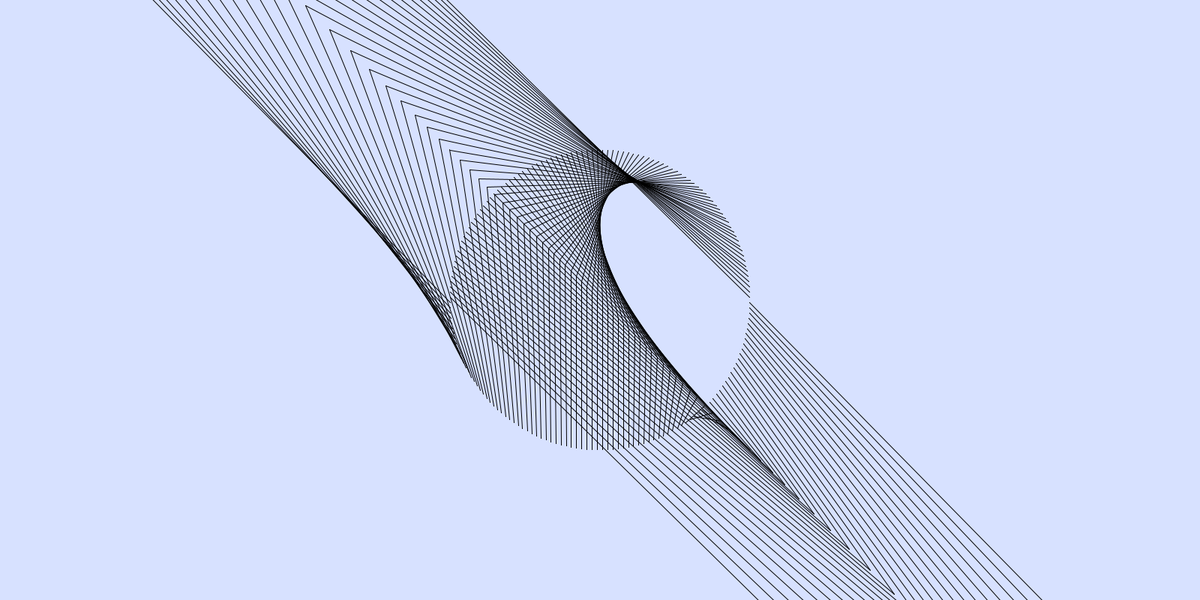
Frame 1 (no input)
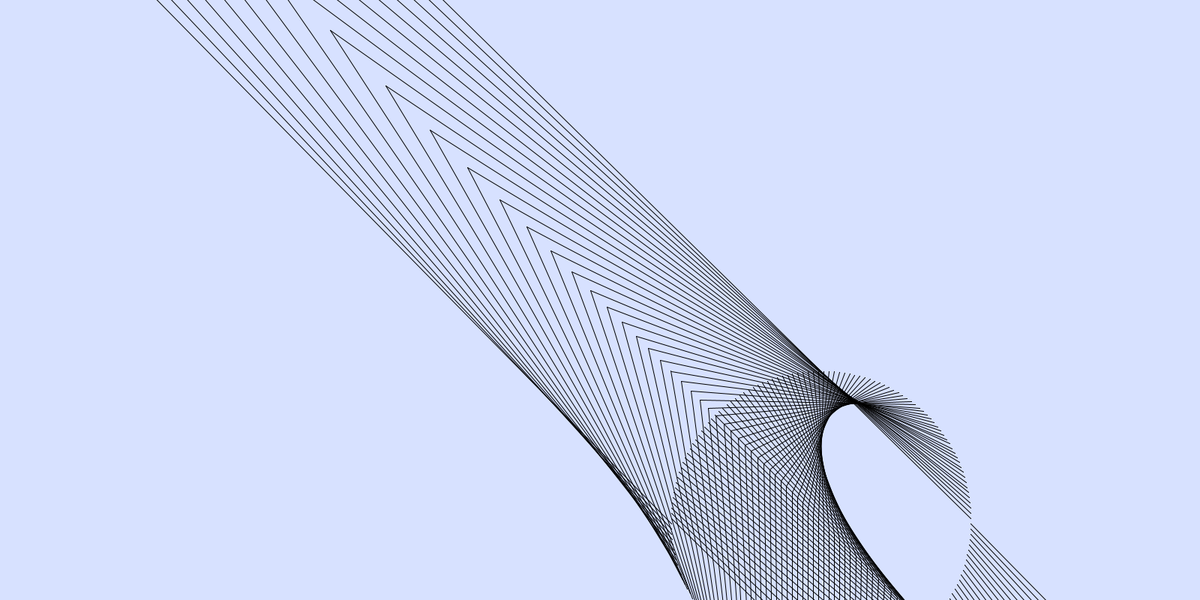
Frame 60 (the mouse pressed at the canvas centre just before this capture)
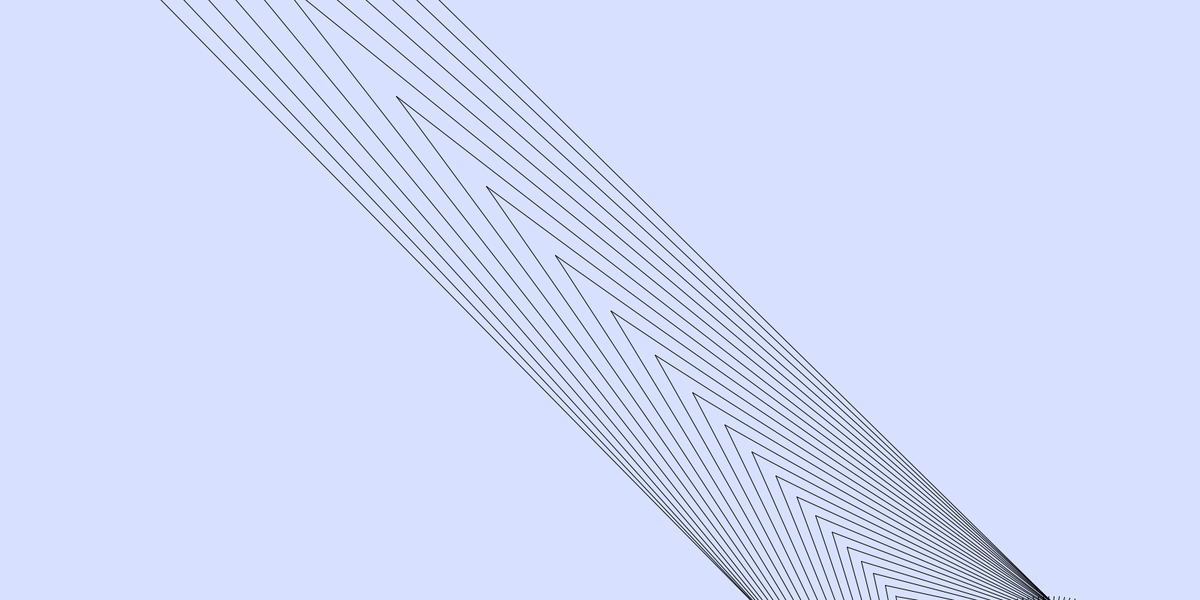
Frame 120 (the mouse held since frame 60 and released just before this capture)

The Processing sketch that drew these frames (run headless with seeded random() and noise(); from frame 60 on, the mouse is pressed at the canvas centre):

// Processing sketch: tan_accident
// ── tan_accident.pde

float cradius = 200;
float x;
float y;
float tn;

float trans_inc = 0;

void setup() {
  size(1600,800);
  background(215,225,255);
  translate(width/2,height/2);
}

void draw() {
  
  background(215,225,255);
  translate(width/2+trans_inc, height/2+trans_inc);
  
  for(float i = 1; i <= 360; i+=2) {
      x = sin(radians(i)) * cradius;
      y = cos(radians(i)) * cradius;
      
      tn = tan(radians(i)) * cradius;
     
      point(x,y);
      
      line(x,y,tn,tn);
      //print(x,y, ": ",tn," ");
  }
  delay(200);
  trans_inc +=5;
}
